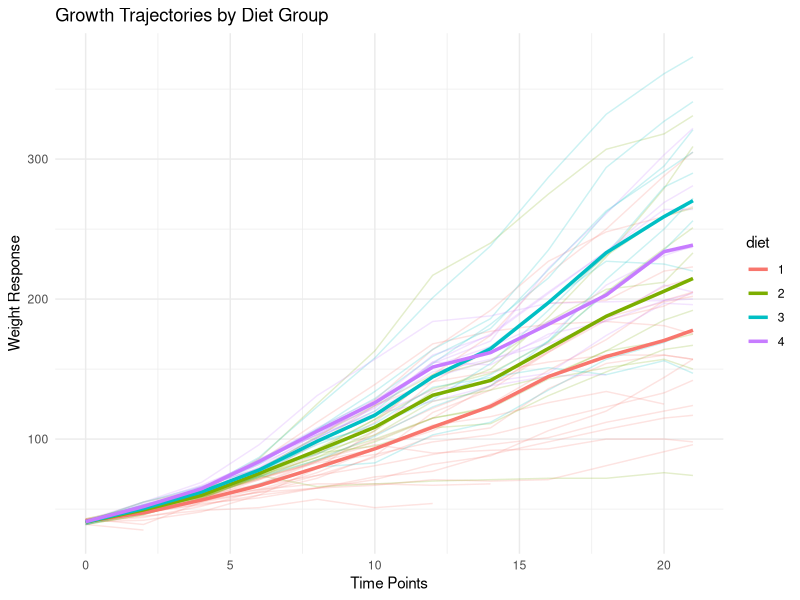

Here is the R script that generated this plot:
library(ggplot2)
library(dplyr)
set.seed(101)

# 1. Loading built-in longitudinal data
data("ChickWeight")
df <- ChickWeight

# 2. Data Cleaning & Inspection
# Renaming for better context
names(df) <- c("weight", "time", "subject", "diet")
str(df)

# 3. Checking for data completeness (Visits per subject)
# Essential to verify before running Repeated Measures ANOVA
obs_check <- df %>% group_by(subject) %>% tally()
table(obs_check$n)

# 4. Visualizing individual trends vs Group means

ggplot(df, aes(x = time, y = weight, group = subject, color = diet)) +
  geom_line(alpha = 0.2) + 
  stat_summary(aes(group = diet), fun = mean, geom = "line", size = 1.2) +
  theme_minimal() +
  labs(title = "Growth Trajectories by Diet Group",
       x = "Time Points", y = "Weight Response")

# 5. Descriptive Stats: Mean response over time
group_summary <- df %>%
  group_by(diet, time) %>%
  summarise(mean_wt = mean(weight), sd_wt = sd(weight), .groups = "drop")
print(head(group_summary))

# 6. Primary Analysis: Repeated Measures ANOVA
# Using Error(subject/time) to handle within-subject correlation
growth_anova <- aov(weight ~ diet * time + Error(subject / time), data = df)
summary(growth_anova)

# 7. Interaction Check
# Focusing on diet:time to see if growth rates differ significantly